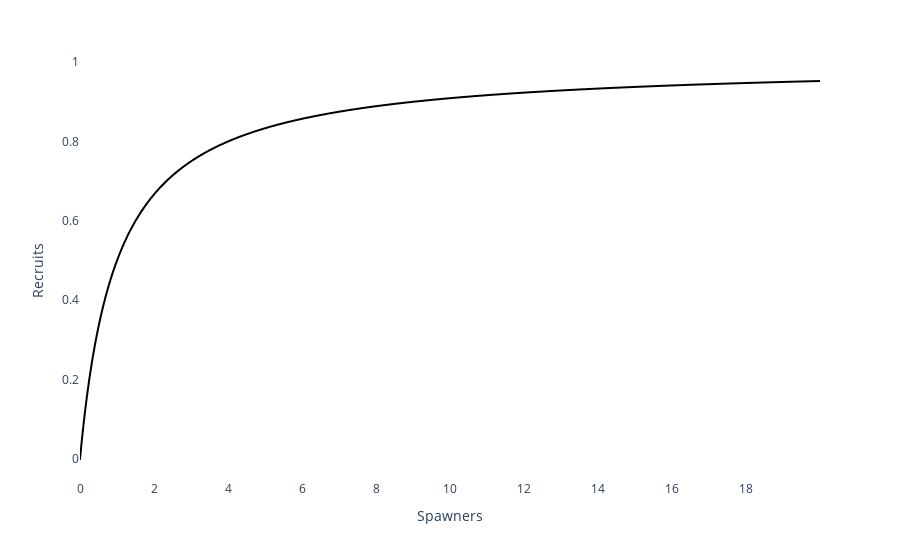

Notebook cell for this chart:
### Code cell
R = 1
M = 1
ssb = np.arange(0, M * 20, 0.01)
r = R * ssb / (1 + ssb / M)

df = pd.DataFrame({'Spawners': ssb, 'Recruits': r})

fig = px.line(df, x='Spawners', y='Recruits')
fig.update_layout(xaxis=dict(showgrid=False),
              yaxis=dict(showgrid=False)
)
fig.update_layout(
    plot_bgcolor='white'
)
fig.update_traces(line_color='black')
fig.show()

### Figure 1 — Plotly figure (JSON) as saved in the notebook; plotly's stock layout.template omitted (floating-point values rounded to 4 significant figures; data arrays with more than 128 entries replaced by an {"elided": "..."} marker saying what was removed)
{"data": [{"hovertemplate": "Spawners=%{x}<br>Recruits=%{y}<extra></extra>", "legendgroup": "", "line": {"color": "black", "dash": "solid"}, "marker": {"symbol": "circle"}, "mode": "lines", "name": "", "showlegend": false, "type": "scattergl", "x": {"elided": "2000 float values"}, "xaxis": "x", "y": {"elided": "2000 float values"}, "yaxis": "y"}], "layout": {"legend": {"tracegroupgap": 0}, "margin": {"t": 60}, "plot_bgcolor": "white", "xaxis": {"anchor": "y", "domain": [0, 1], "showgrid": false, "title": {"text": "Spawners"}}, "yaxis": {"anchor": "x", "domain": [0, 1], "showgrid": false, "title": {"text": "Recruits"}}}}
